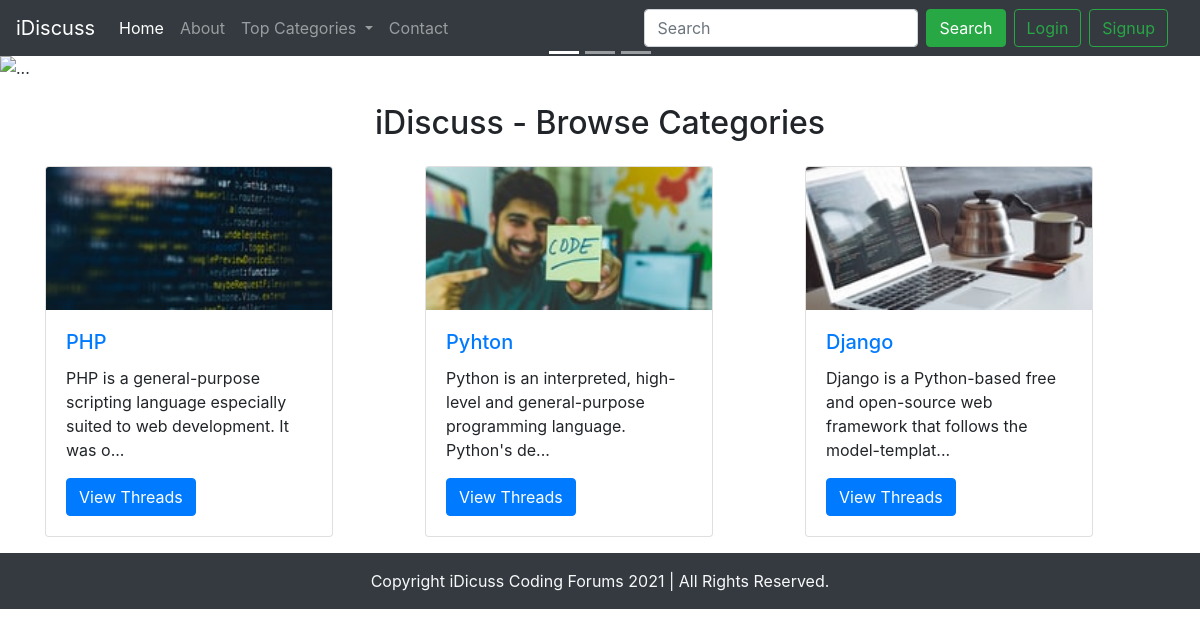
The page / on the database its author committed.
### tables this page shows
CREATE TABLE IF NOT EXISTS `categories` (
  `category_id` int(8) NOT NULL AUTO_INCREMENT,
  `category_name` varchar(255) NOT NULL,
  `category_description` varchar(255) NOT NULL,
  `created` datetime NOT NULL DEFAULT CURRENT_TIMESTAMP,
  PRIMARY KEY (`category_id`)
);

### index.php (the view, shortened to what this page needs)
<!doctype html>
<html lang="en">
  <head>
    <link rel="stylesheet" href="https://maxcdn.bootstrapcdn.com/bootstrap/4.0.0/css/bootstrap.min.css">
  </head>
  <body>
    <?php
        include('partials/header.php');
        include('partials/db_connect.php');
    ?>
    <div id="carouselExampleIndicators" class="carousel slide" data-ride="carousel">
        <ol class="carousel-indicators">
            <li data-target="#carouselExampleIndicators" data-slide-to="0" class="active"></li>
            <li data-target="#carouselExampleIndicators" data-slide-to="1"></li>
            <li data-target="#carouselExampleIndicators" data-slide-to="2"></li>
        </ol>
        <div class="carousel-inner">
            <div class="carousel-item active">
                <img src="https://source.unsplash.com/2400x700/?apple,code" class="d-block w-100" alt="...">
            </div>
        </div>
        <a class="carousel-control-prev" href="#carouselExampleIndicators" role="button" data-slide="prev">
            <span class="carousel-control-prev-icon" aria-hidden="true"></span>
        </a>
        <a class="carousel-control-next" href="#carouselExampleIndicators" role="button" data-slide="next">
            <span class="carousel-control-next-icon" aria-hidden="true"></span>
        </a>
    </div>
    <div class="container my-3" id="ques">
        <h2 class="text-center my-4">iDiscuss - Browse Categories</h2>
        <div class="row">
        <?php
            $sql = "SELECT * FROM `categories`";
            $result = mysqli_query($conn,$sql);
            while($row = mysqli_fetch_assoc($result)){
                $id = $row['category_id'];
                $cat = $row['category_name'];
                $desc = $row['category_description'];
                echo '<div class="col-md-4">
                    <div class="card" style="width: 18rem;">
                        <img src="img/card-'.$id. '.jpeg" class="card-img-top" alt="image for this category">
                        <div class="card-body">
                            <h5 class="card-title"><a href="threadlist.php?catid=' . $id . '">' . $cat . '</a></h5>
                            <p class="card-text">' . substr($desc,0,90). '...</p>
                            <a href="threadlist.php?catid=' . $id . '" class="btn btn-primary">View Threads</a>
                        </div>
                    </div>
                </div>';
            }
        ?>
        </div>
    </div>
    <?php
        include('partials/footer.php');
    ?>
  </body>
</html>

### index.php (style rules this page uses)
#ques { min-height:433px; }

### rows shown on the page
categories: shows a picture, category_name "PHP", category_description "PHP is a general-purpose scripting language especially suited to web development. It was o"
categories: shows a picture, category_name "Pyhton", category_description "Python is an interpreted, high-level and general-purpose programming language. Python's de"
categories: shows a picture, category_name "Django", category_description "Django is a Python-based free and open-source web framework that follows the model-templat"
